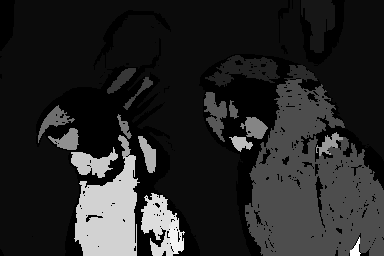
#> input picture lab3/ouptut.tif, 384 x 256 px
$ python postprocess.py
#> lines starting #> are read from the running program, lines starting #| are printed output that depends on the picture
import numpy as np
from PIL import Image
import matplotlib.pyplot as plt
import matplotlib as mpl
# Read in a segmentation TIFF image.
im = Image.open("ouptut.tif")
#> im is the input picture: PIL image 384x256 L; min 0, max 23, mean 3.4
# Import Image Data into Numpy array.
x = np.array(im )
# Obtain number of segmentation area.
N = np.max(x)
#> N = 23
# Randomly set color map.
cmap = mpl.colors.ListedColormap ( np . random . rand (N+1 ,3))
plt.imshow (x, cmap=cmap , interpolation="none")
plt.colorbar()
plt.title("Image")
plt.show()
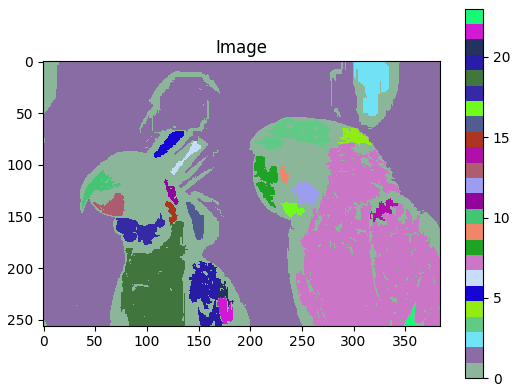
#> figure drawn by matplotlib, 2 panels
